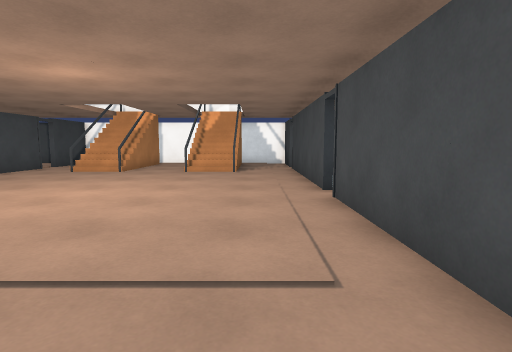
View 1 (above)

20 first-person views from a walk through a 3-D level made in the Unity game engine. The camera is 1.2 m above the floor, tilts 6° down and sees 80° across. Doors are open. The floor is counted in squares, 1 m on a side. Each view is taken from the middle of a square. On the plan, view 1 faces up. The plan holds only what a view shows up to about 13 squares ahead; the rest is blank. The place goes on beyond the plan. Surface patterns are stand-ins for the level's own textures.

View 2
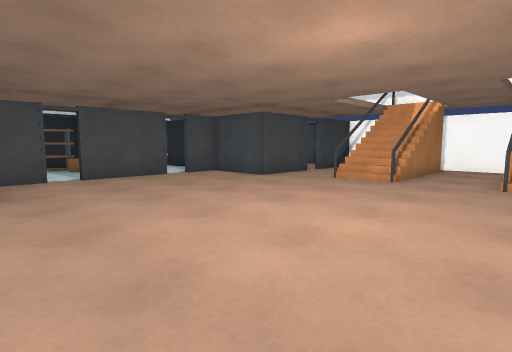

View 3
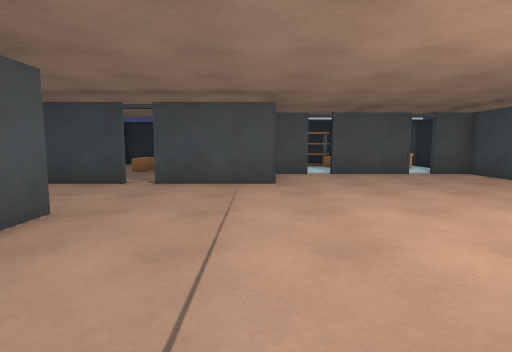

View 4
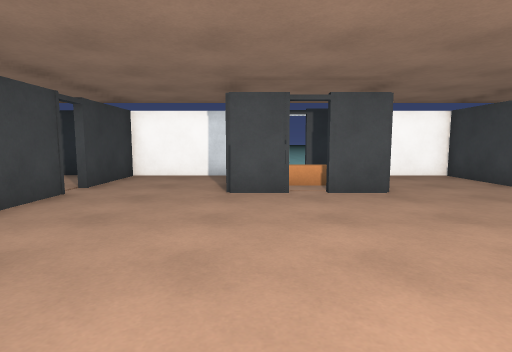

View 5
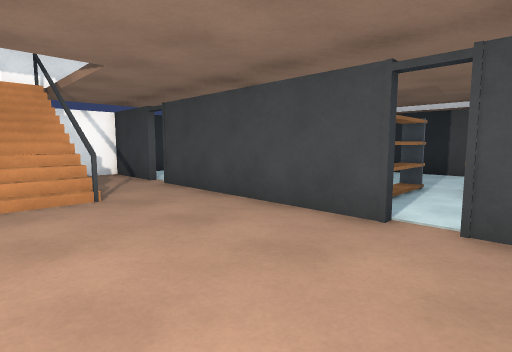

View 6
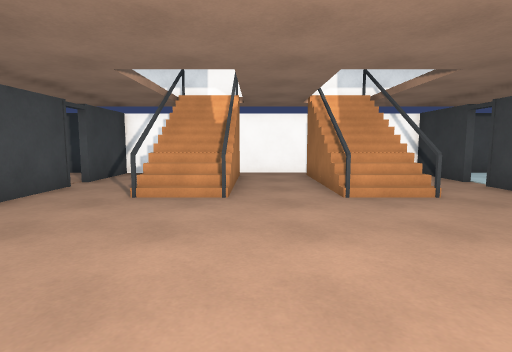

View 7
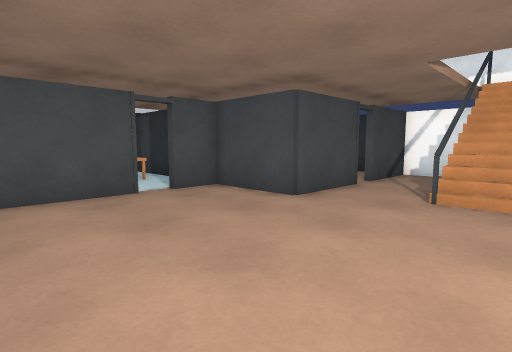

View 8
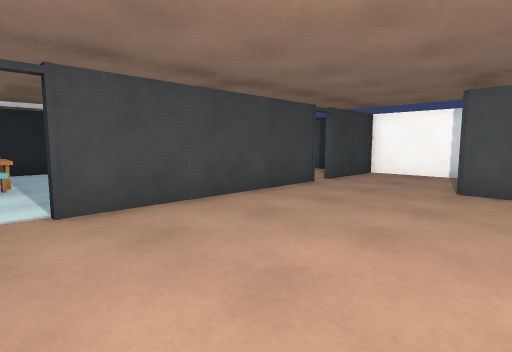

View 9
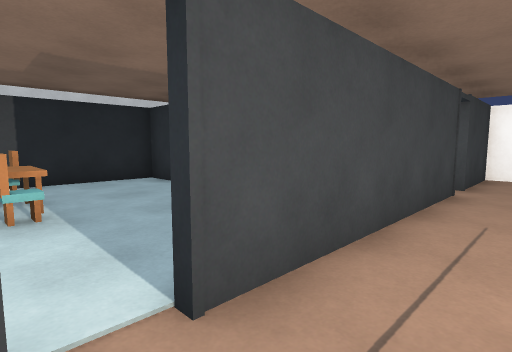

View 10
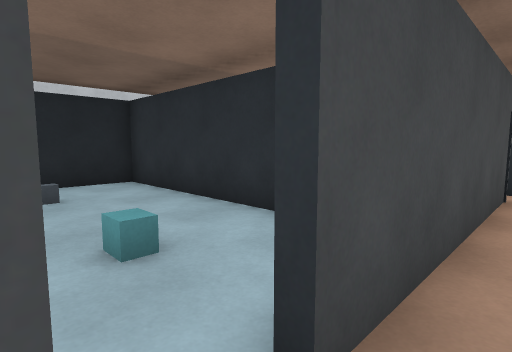

View 11
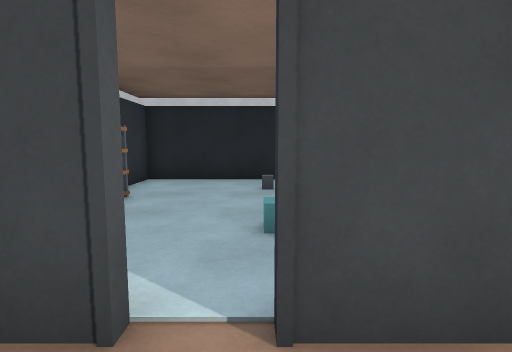

View 12
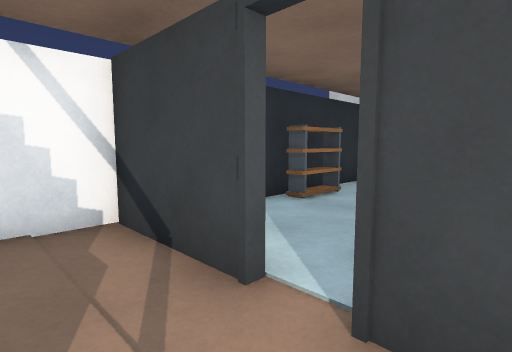

View 13
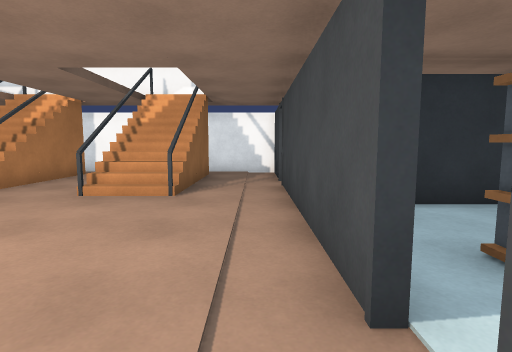

View 14
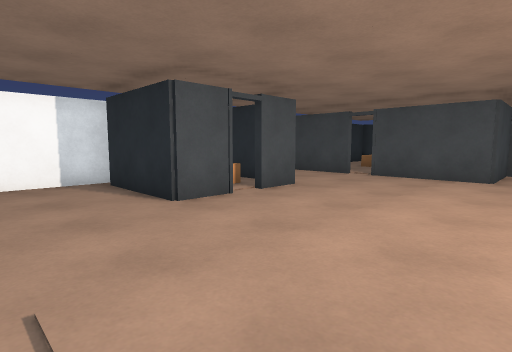

View 15
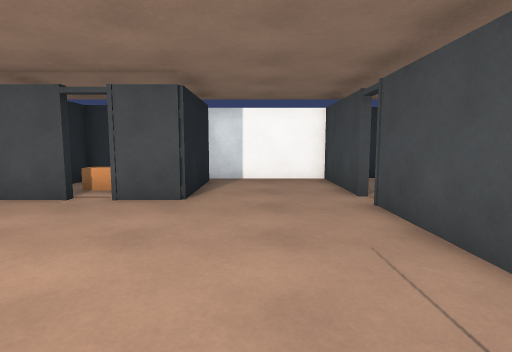

View 16
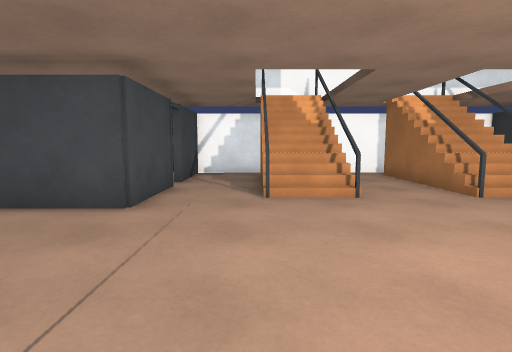

View 17
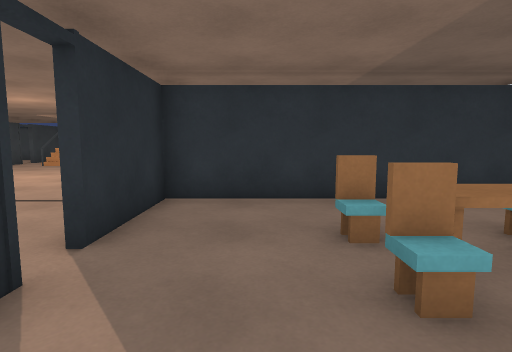

View 18
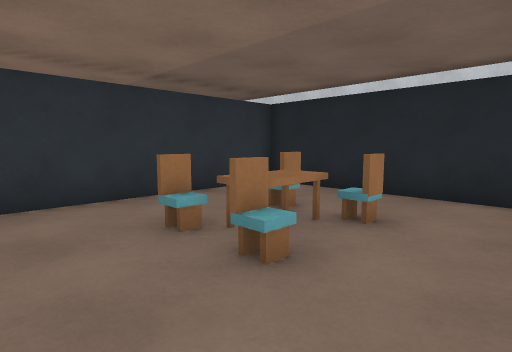

View 19
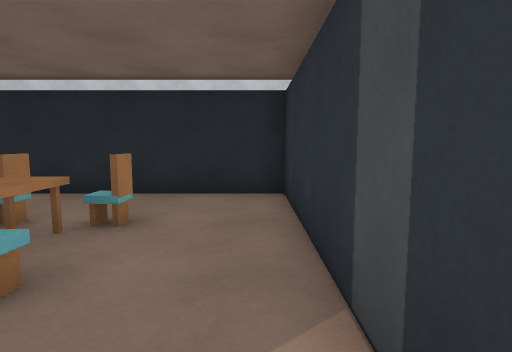

View 20
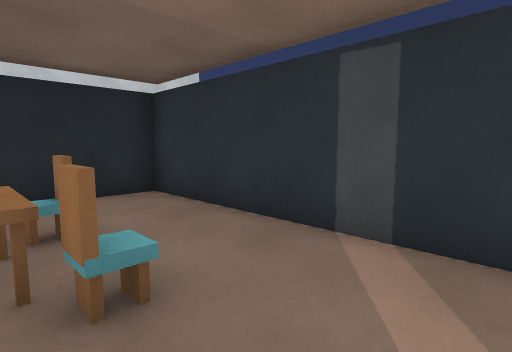

### Floor plan
Key: @ floor where view 1 was taken; # wall or solid block; x gap in a wall; . floor; / step, stairs or slope; = window, fence, low wall or low ledge; v drop or lower ground; O other object.
Columns run from 16 left of view 1 to 11 right of it. Each row starts with its distance up from view 1.
 19     ######################
 18      #..  =..x x..#. OOO  #
 17      #..v/=..v/v..#.......#
 16      x..v/=..v/v..x.......#
 15      x..v/=..v/v..x.......#
 14      #..=/=..=/=..#.......#
 13      #..#/=..#/=..#.......#
 12 ######............#########
 11 O #...............#...    #
 10   ................#..  ...#
  9   x...............#OOOO...#
  8   #...............x...OO..#
  7   #...............x...OOO.#
  6   x...............#.......#
  5   x...............#  .....#
  4   ####............#    ...#
  3      #............#########
  2      #............#........#
  1      #............#........#
  0      x..........@.#..O.#O..#
 -1    ..x....#####.......OO...#
 -2    ..#....#=  #...#..O#.O..#
 -3      #....#   #...#........#
 -4      #....#   #...#........#
 -5     #######   ##############

Positions as (right, up) in squares from view 1, and headings:
1: (0, 0), facing up
2: (-2, 3), facing up-left
3: (-1, 3), facing left
4: (-3, 7), facing down
5: (-3, 6), facing up-right
6: (-5, 6), facing up
7: (-6, 6), facing up-left
8: (-4, 8), facing down-right
9: (0, 8), facing down-right
10: (1, 16), facing down-right
11: (0, 15), facing right
12: (0, 14), facing up-right
13: (1, 6), facing up
14: (1, 5), facing down-left
15: (-8, 6), facing down
16: (-8, 6), facing up
17: (4, -4), facing up
18: (3, -4), facing up-right
19: (3, -4), facing right
20: (3, -1), facing down-right
